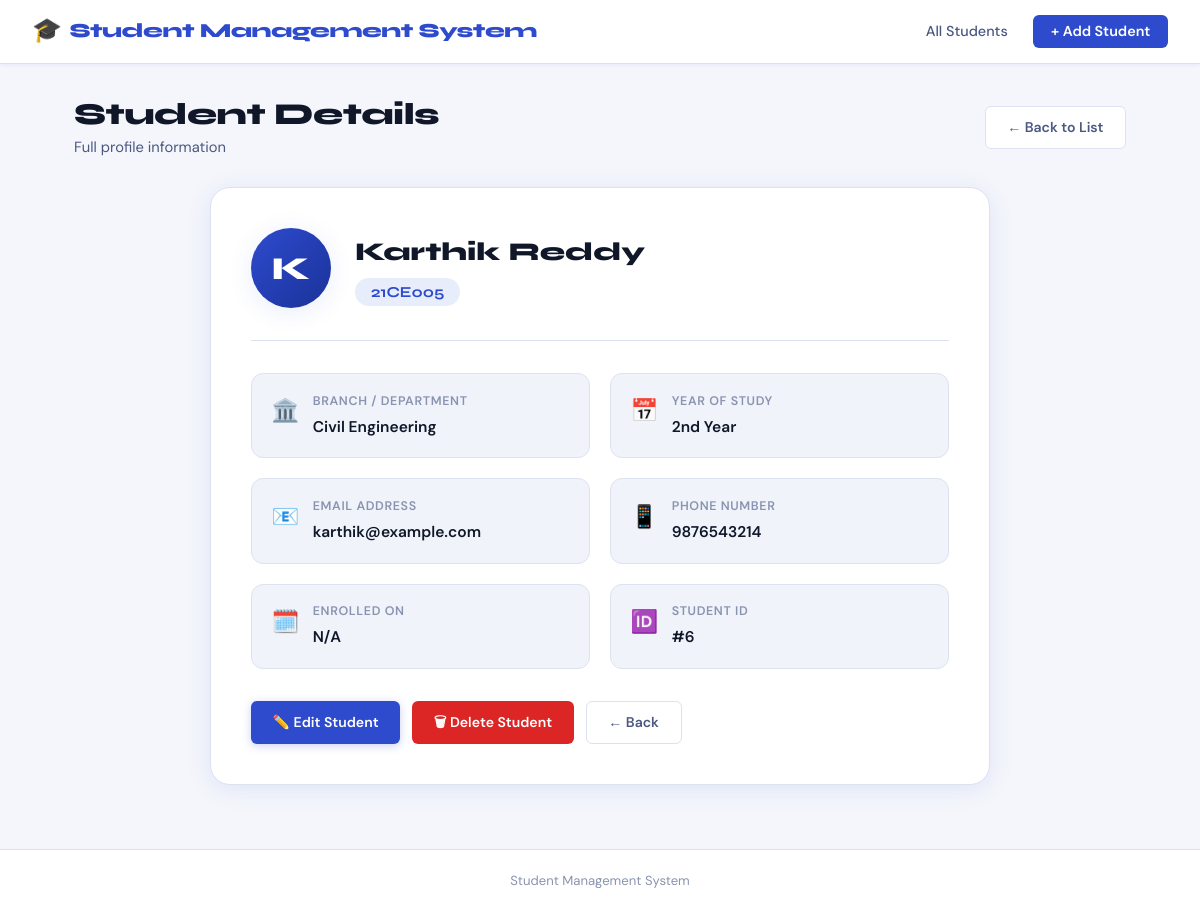
The page /view/6 on the database its author committed.
### tables this page shows
CREATE TABLE students (
    id INTEGER PRIMARY KEY AUTOINCREMENT,
    name TEXT,
    roll_no TEXT,
    branch TEXT,
    year TEXT,
    email TEXT,
    phone TEXT
);

### app.py (the view)
@app.route('/view/<int:id>')
def view_student(id):
    conn = get_db_conn()
    student = None
    if conn:
        cursor = conn.cursor()
        cursor.execute("SELECT * FROM students WHERE id = ?", (id,))
        student = cursor.fetchone()
        cursor.close()
        conn.close()
    return render_template('view_student.html', student=student)

### app.py (called while the page is built)
def get_db_conn():
    conn = sqlite3.connect('students.db')
    conn.row_factory = sqlite3.Row
    return conn

### templates/view_student.html (shortened to what this page needs)
{% extends 'base.html' %}
{% block content %}
<div class="page-header">
    <div class="page-header-text">
        <h1 class="page-title">Student Details</h1>
        <p class="page-subtitle">Full profile information</p>
    </div>
    <a href="{{ url_for('index') }}" class="btn btn-outline">← Back to List</a>
</div>
{% if student %}
<div class="detail-container">
    <div class="profile-header">
        <div class="profile-avatar-large">{{ student.name[0].upper() }}</div>
        <div class="profile-info">
            <h2 class="profile-name">{{ student.name }}</h2>
            <span class="badge badge-large">{{ student.roll_no }}</span>
        </div>
    </div>
    <div class="detail-grid">
        <div class="detail-item">
            <span class="detail-icon">🏛️</span>
            <div>
                <p class="detail-label">Branch / Department</p>
                <p class="detail-value">{{ student.branch }}</p>
            </div>
        </div>
        <div class="detail-item">
            <span class="detail-icon">📅</span>
            <div>
                <p class="detail-label">Year of Study</p>
                <p class="detail-value">{{ student.year }}</p>
            </div>
        </div>
        <div class="detail-item">
            <span class="detail-icon">📧</span>
            <div>
                <p class="detail-label">Email Address</p>
                <p class="detail-value">{{ student.email or 'Not provided' }}</p>
            </div>
        </div>
        <div class="detail-item">
            <span class="detail-icon">📱</span>
            <div>
                <p class="detail-label">Phone Number</p>
                <p class="detail-value">{{ student.phone or 'Not provided' }}</p>
            </div>
        </div>
        <div class="detail-item">
            <span class="detail-icon">🗓️</span>
            <div>
                <p class="detail-label">Enrolled On</p>
                <p class="detail-value">{{ student.created_at.strftime('%d %B %Y') if student.created_at else 'N/A' }}</p>
            </div>
        </div>
        <div class="detail-item">
            <span class="detail-icon">🆔</span>
            <div>
                <p class="detail-label">Student ID</p>
                <p class="detail-value">#{{ student.id }}</p>
            </div>
        </div>
    </div>
    <div class="form-actions" style="margin-top: 2rem;">
        <a href="{{ url_for('edit_student', id=student.id) }}" class="btn btn-primary">✏️ Edit Student</a>
        <a href="{{ url_for('delete_student', id=student.id) }}"
           class="btn btn-danger"
           onclick="return confirm('Are you sure you want to delete {{ student.name }}?')">🗑 Delete Student</a>
        <a href="{{ url_for('index') }}" class="btn btn-outline">← Back</a>
    </div>
</div>
{% endif %}
{% endblock %}

### static/style.css (style rules this page uses)
:root { --bg: #f4f6fb; --surface: #ffffff; --surface-2: #f0f3fa; --accent: #2e4bce; --accent-dark: #1a3299; --accent-light: #e8edfb; --success: #16a34a; --success-bg: #dcfce7; --danger: #dc2626; --danger-bg: #fee2e2; --warning: #d97706; --text-primary: #0f1729; --text-secondary:#4b5880; --text-muted: #8a94b0; --border: #dde2f0; --border-focus: #2e4bce; --radius-sm: 6px; --radius: 12px; --radius-lg: 20px; --shadow-sm: 0 1px 4px rgba(46,75,206,0.07); --shadow: 0 4px 24px rgba(46,75,206,0.10); --shadow-lg: 0 8px 40px rgba(46,75,206,0.15); --font-display: 'Syne', sans-serif; --font-body: 'DM Sans', sans-serif; --nav-h: 64px; }
*, *::before, *::after { box-sizing: border-box; margin: 0; padding: 0; }
body { font-family: var(--font-body); background: var(--bg); color: var(--text-primary); min-height: 100vh; display: flex; flex-direction: column; font-size: 15px; line-height: 1.6; }
a { text-decoration: none; color: inherit; }
.page-header { display: flex; align-items: center; justify-content: space-between; margin-bottom: 1.75rem; flex-wrap: wrap; gap: 1rem; }
.page-title { font-family: var(--font-display); font-size: 1.9rem; font-weight: 800; color: var(--text-primary); letter-spacing: -0.5px; line-height: 1.2; }
.page-subtitle { color: var(--text-secondary); font-size: 0.92rem; margin-top: 0.2rem; }
.badge { background: var(--accent-light); color: var(--accent); padding: 0.2rem 0.65rem; border-radius: 20px; font-size: 0.8rem; font-weight: 700; font-family: var(--font-display); white-space: nowrap; }
.badge-large { font-size: 0.95rem; padding: 0.3rem 1rem; }
.btn { display: inline-flex; align-items: center; gap: 0.4rem; padding: 0.6rem 1.35rem; border-radius: var(--radius-sm); font-weight: 600; font-size: 0.88rem; cursor: pointer; border: none; transition: all 0.2s; font-family: var(--font-body); white-space: nowrap; }
.btn-primary { background: var(--accent); color: #fff; box-shadow: 0 2px 8px rgba(46,75,206,0.25); }
.btn-outline { background: var(--surface); color: var(--text-secondary); border: 1.5px solid var(--border); }
.btn-danger { background: var(--danger); color: #fff; }
.form-actions { display: flex; gap: 0.75rem; margin-top: 2rem; flex-wrap: wrap; }
.detail-container { background: var(--surface); border-radius: var(--radius-lg); box-shadow: var(--shadow); padding: 2.5rem; border: 1.5px solid var(--border); max-width: 780px; margin: 0 auto; }
.profile-header { display: flex; align-items: center; gap: 1.5rem; padding-bottom: 2rem; margin-bottom: 2rem; border-bottom: 1.5px solid var(--border); }
.profile-avatar-large { width: 80px; height: 80px; border-radius: 50%; background: linear-gradient(135deg, var(--accent), var(--accent-dark)); color: #fff; display: flex; align-items: center; justify-content: center; font-family: var(--font-display); font-weight: 800; font-size: 2rem; flex-shrink: 0; box-shadow: var(--shadow); }
.profile-name { font-family: var(--font-display); font-size: 1.6rem; font-weight: 800; margin-bottom: 0.4rem; }
.detail-grid { display: grid; grid-template-columns: 1fr 1fr; gap: 1.25rem; }
.detail-item { display: flex; align-items: flex-start; gap: 0.85rem; padding: 1.1rem 1.2rem; background: var(--surface-2); border-radius: var(--radius); border: 1px solid var(--border); }
.detail-icon { font-size: 1.4rem; flex-shrink: 0; margin-top: 0.1rem; }
.detail-label { font-size: 0.78rem; font-weight: 600; color: var(--text-muted); text-transform: uppercase; letter-spacing: 0.05em; margin-bottom: 0.2rem; }
.detail-value { font-size: 0.97rem; font-weight: 600; color: var(--text-primary); }

### rows shown on the page
students: name "K", name "Karthik Reddy", roll_no "21CE005", branch "Civil Engineering", year "2nd Year", email "karthik@example.com", phone "9876543214", id "6"
